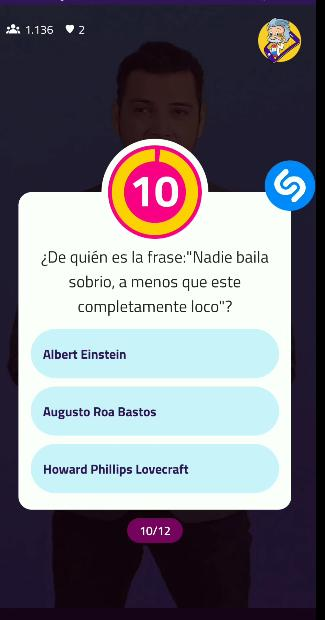
#> input picture screens/1585550654.5471761.jpg, 325 x 620 px
$ python superposicion.py
#> lines starting #> are read from the running program, lines starting #| are printed output that depends on the picture
from PIL import Image

background = Image.open("./screens/1585550654.5471761.jpg")
#> background is the input picture: PIL image 325x620 RGB; mean R, G, B 118.1, 118.1, 126.9
overlay = Image.open("./screens/1585550839.7763247.jpg")
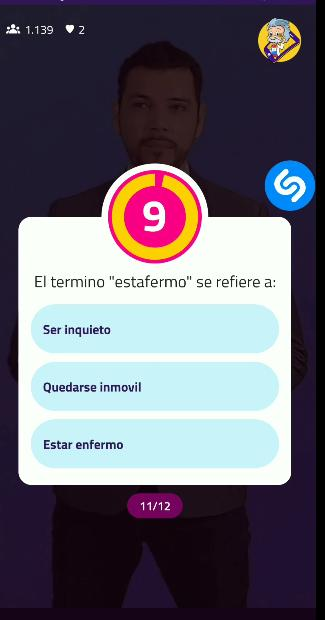
#> input picture screens/1585550839.7763247.jpg, 325 x 620 px
#> overlay is the input picture: PIL image 325x620 RGB; mean R, G, B 105, 102.4, 113.6

background = background.convert("RGBA")
#> background: PIL image 325x620 RGBA
overlay = overlay.convert("RGBA")
#> overlay: PIL image 325x620 RGBA

new_imag = Image.blend(background, overlay, 0.5)
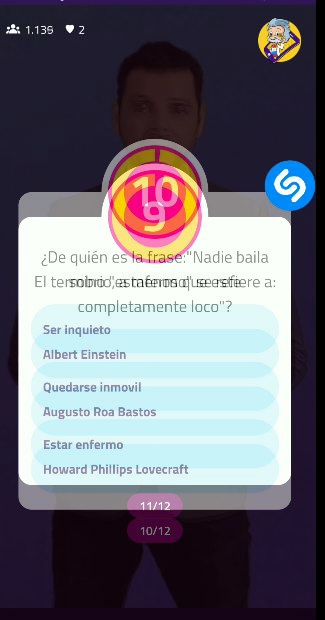
#> new_imag: PIL image 325x620 RGBA; mean R, G, B, A 111.4, 110, 120, 255
new_imag.save("overlaid", "PNG")
